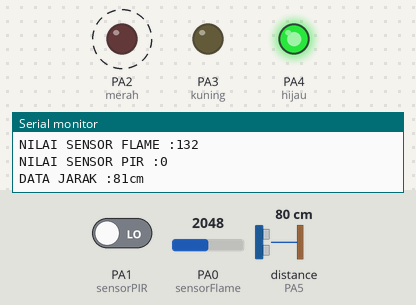
A sketch run on a simulated STM32 Blue Pill. Shown: output pins drawn as LEDs (lit = HIGH), the last lines printed to the serial monitor. Dashed ring = blinking. The test bench sets the inputs (shaded band); at power-on: PA1 (sensorPIR) LOW, distance to the obstacle (sensor on PA5) 80 cm, PA0 (sensorFlame) = 2048. The echo pulse lasts 58.3 µs per cm.

Above: at 1.6 s.
1.7 s: PA1 (sensorPIR) driven HIGH
At 2.72 s:
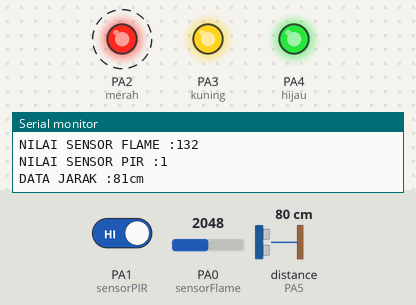
5.2 s: distance to the obstacle (sensor on PA5) set to 29 cm
8.7 s: distance to the obstacle (sensor on PA5) set to 24 cm
At 10.15 s:
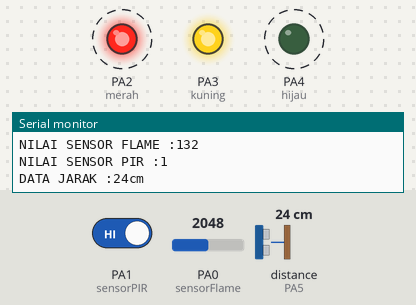
12.2 s: distance to the obstacle (sensor on PA5) set to 35 cm
At 14.5 s:
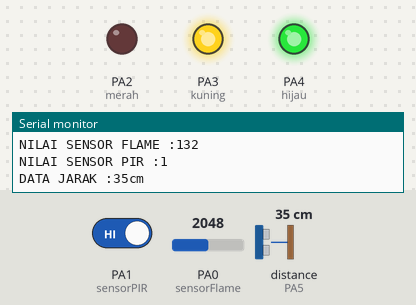
15.7 s: PA0 (sensorFlame) set to 2474
19.2 s: PA0 (sensorFlame) set to 2581
At 19.9 s:
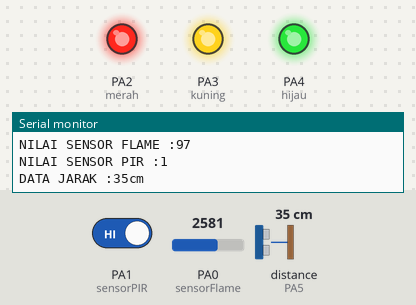
Timing chart, 0 to 21.9 s (numbered marks = the images above; inputs shaded):
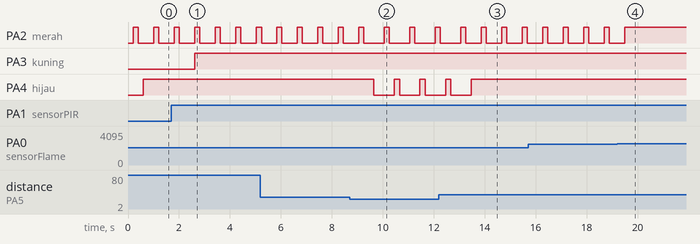

Measured:
- the behaviour switches between 26 and 25 cm on distance to the obstacle (sensor on PA5) (found by bisection; images 1 and 2)
- the behaviour switches between 2532 and 2533 on PA0 (sensorFlame) (found by bisection; images 3 and 4)
- after the input at 1.7 s, PA3 (kuning): LOW → HIGH after 0.92 s
- after the input at 8.7 s, PA4 (hijau): alternates HIGH for 0.20 s and LOW for 0.80 s, starting after 0.95 s
- after the input at 12.2 s, PA4 (hijau): goes on until 13.5 s, then stays HIGH
- after the input at 19.2 s, PA2 (merah): goes on until 19.5 s, then stays HIGH
- by itself, PA2 (merah): alternates HIGH for 0.20 s and LOW for 0.60 s

The sketch:

12.STM32_FLAME_PIR_ULTRASONIK.ino
```cpp
#include<NewPing.h>
//INISIALISASI
int sensorFlame = PA0;
int sensorPIR = PA1;
int merah = PA2;
int kuning = PA3;
int hijau = PA4;
int echo = PA5;
int triger = PA6;
int batas = 400;

NewPing cm(triger,echo,batas);

void setup() {
  Serial.begin(9600);
  pinMode(sensorFlame,INPUT);
  pinMode(sensorPIR,INPUT);
  pinMode(merah,OUTPUT);
  pinMode(kuning,OUTPUT);
  pinMode(hijau,OUTPUT);

}

void loop() {
  //BACA DATA
  int bacaJarak = cm.ping_cm();
  int bacasensorFlame = analogRead(sensorFlame);
      bacasensorFlame = map(bacasensorFlame,4095,150,0,255);
  int bacasensorPIR = digitalRead(sensorPIR);
  //


  //SERIAL PRINT
  Serial.print("NILAI SENSOR FLAME :");
  Serial.print(bacasensorFlame);
  Serial.println();
  Serial.print("NILAI SENSOR PIR :");
  Serial.print(bacasensorPIR);
  Serial.println();
  Serial.print("DATA JARAK :");
  Serial.print(bacaJarak);
  Serial.print("cm");
  Serial.println();
  delay(200);

  //LOGIKA PIR
  if (bacasensorPIR == 1){
    digitalWrite(kuning,HIGH);
  }else{
    digitalWrite(kuning,LOW);
  }
  //LOGIKA FLAME
  if (bacasensorFlame<=100){
    noflame();
  }
  else if (bacasensorFlame>=101 && bacasensorFlame<=200){
    midleflame();
  }
  else if (bacasensorFlame>=201){
    strongflame();
  }
  //LOGIKA ULTRASONIK
  if (bacaJarak<=10 && bacaJarak!=0){
    jaraksangatdekat();
  }
  else if (bacaJarak>=11 && bacaJarak<=25){
    jarakdekat();
  }
  else if (bacaJarak>=25){
    jarakjauh();
  }
}

  void noflame(){
  digitalWrite(merah,HIGH);
  delay(200);
  }

  void midleflame(){
  digitalWrite(merah,HIGH);
  delay(200);
  digitalWrite(merah,LOW);
  delay(200);
  }

  void strongflame(){
  digitalWrite(merah,HIGH);
  delay(100);
  digitalWrite(merah,LOW);
  delay(100);
  }

  void jarakjauh(){
  digitalWrite(hijau,HIGH);
  delay(200);
  }

  void jarakdekat(){
  digitalWrite(hijau,HIGH);
  delay(200);
  digitalWrite(hijau,LOW);
  delay(200);
  }

  void jaraksangatdekat(){
  digitalWrite(hijau,HIGH);
  delay(100);
  digitalWrite(hijau,LOW);
  delay(100);
  }
```
